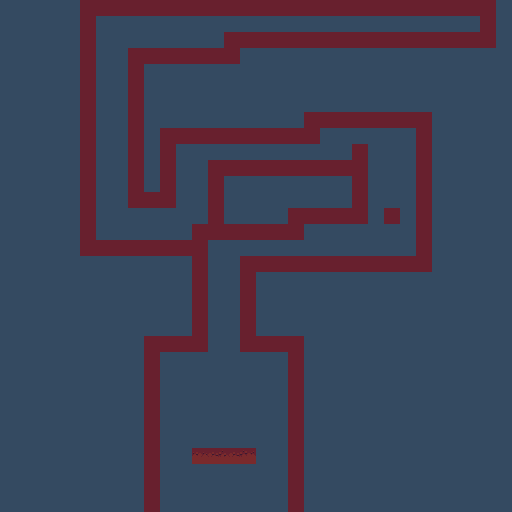

A level layout from a 2D game, rendered from its tile map. Below: a short description, then the map file with tile-grid data replaced by summaries:
An orthogonal 32x32 tile map with 16x16 px tiles, 2 tile layers (ground, wall) and 21 objects (hero).

<map version="1.2" tiledversion="1.2.4" orientation="orthogonal" renderorder="right-down" width="32" height="32" tilewidth="16" tileheight="16" infinite="0" nextlayerid="5" nextobjectid="31">
 <tileset firstgid="1" source="outdoor.tsx" />
 <layer id="1" name="ground" width="32" height="32">
  <data>[1024 cells, 1024 non-empty, 1 distinct tile ids]</data>
 </layer>
 <layer id="2" name="wall" width="32" height="32">
  <data>[1024 cells, 195 non-empty, 5 distinct tile ids]</data>
 </layer>
 <objectgroup id="3" name="Collision">
  <object id="1" x="80" y="0" width="417" height="16">
   <properties>
    <property name="alpha" type="float" value="0" />
    <property name="bodyType" value="static" />
    <property name="bounce" type="float" value="0" />
   </properties>
  </object>
  <object id="2" x="80" y="15" width="17" height="241">
   <properties>
    <property name="alpha" type="float" value="0" />
    <property name="bodyType" value="static" />
    <property name="bounce" type="float" value="0" />
   </properties>
  </object>
  <object id="5" x="479.5" y="16.5" width="16.5" height="31">
   <properties>
    <property name="alpha" type="float" value="0" />
    <property name="bodyType" value="static" />
    <property name="bounce" type="float" value="0" />
   </properties>
  </object>
  <object id="6" x="224" y="32" width="256" height="15.5">
   <properties>
    <property name="alpha" type="float" value="0" />
    <property name="bodyType" value="static" />
    <property name="bounce" type="float" value="0" />
   </properties>
  </object>
  <object id="8" x="128.5" y="48" width="111.5" height="15.5">
   <properties>
    <property name="alpha" type="float" value="0" />
    <property name="bodyType" value="static" />
    <property name="bounce" type="float" value="0" />
   </properties>
  </object>
  <object id="11" x="128.5" y="63" width="47" height="145">
   <properties>
    <property name="alpha" type="float" value="0" />
    <property name="bodyType" value="static" />
    <property name="bounce" type="float" value="0" />
   </properties>
  </object>
  <object id="12" x="175.5" y="63" width="144.5" height="80.5">
   <properties>
    <property name="alpha" type="float" value="0" />
    <property name="bodyType" value="static" />
    <property name="bounce" type="float" value="0" />
   </properties>
  </object>
  <object id="13" x="97.5" y="239.5" width="110.5" height="112.5">
   <properties>
    <property name="alpha" type="float" value="0" />
    <property name="bodyType" value="static" />
    <property name="bounce" type="float" value="0" />
   </properties>
  </object>
  <object id="14" x="144" y="353" width="16.5" height="159">
   <properties>
    <property name="alpha" type="float" value="0" />
    <property name="bodyType" value="static" />
    <property name="bounce" type="float" value="0" />
   </properties>
  </object>
  <object id="15" x="192" y="448.5" width="64" height="16">
   <properties>
    <property name="alpha" type="float" value="0" />
    <property name="bodyType" value="static" />
    <property name="bounce" type="float" value="0" />
   </properties>
  </object>
  <object id="16" x="240" y="255.5" width="63.5" height="96.5">
   <properties>
    <property name="alpha" type="float" value="0" />
    <property name="bodyType" value="static" />
    <property name="bounce" type="float" value="0" />
   </properties>
  </object>
  <object id="17" x="288" y="352" width="16.5" height="160.5">
   <properties>
    <property name="alpha" type="float" value="0" />
    <property name="bodyType" value="static" />
    <property name="bounce" type="float" value="0" />
   </properties>
  </object>
  <object id="18" x="192.5" y="224" width="15.5" height="15">
   <properties>
    <property name="alpha" type="float" value="0" />
    <property name="bodyType" value="static" />
    <property name="bounce" type="float" value="0" />
   </properties>
  </object>
  <object id="19" x="208" y="159.5" width="96.5" height="81">
   <properties>
    <property name="alpha" type="float" value="0" />
    <property name="bodyType" value="static" />
    <property name="bounce" type="float" value="0" />
   </properties>
  </object>
  <object id="21" x="304.667" y="159.667" width="63.3333" height="64">
   <properties>
    <property name="alpha" type="float" value="0" />
    <property name="bodyType" value="static" />
    <property name="bounce" type="float" value="0" />
   </properties>
  </object>
  <object id="23" x="352.333" y="144.333" width="15.6667" height="15">
   <properties>
    <property name="alpha" type="float" value="0" />
    <property name="bodyType" value="static" />
    <property name="bounce" type="float" value="0" />
   </properties>
  </object>
  <object id="24" x="320" y="111" width="112.333" height="17">
   <properties>
    <property name="alpha" type="float" value="0" />
    <property name="bodyType" value="static" />
    <property name="bounce" type="float" value="0" />
   </properties>
  </object>
  <object id="26" x="416" y="128.25" width="16.25" height="143.75">
   <properties>
    <property name="alpha" type="float" value="0" />
    <property name="bodyType" value="static" />
    <property name="bounce" type="float" value="0" />
   </properties>
  </object>
  <object id="27" x="384" y="208" width="16" height="15.875">
   <properties>
    <property name="alpha" type="float" value="0" />
    <property name="bodyType" value="static" />
    <property name="bounce" type="float" value="0" />
   </properties>
  </object>
  <object id="29" x="303.5" y="255.5" width="112.5" height="16.5">
   <properties>
    <property name="alpha" type="float" value="0" />
    <property name="bodyType" value="static" />
    <property name="bounce" type="float" value="0" />
   </properties>
  </object>
 </objectgroup>
 <objectgroup id="4" name="object">
  <object id="30" name="hero" gid="68" x="208.5" y="447" width="16" height="16" />
 </objectgroup>
</map>
